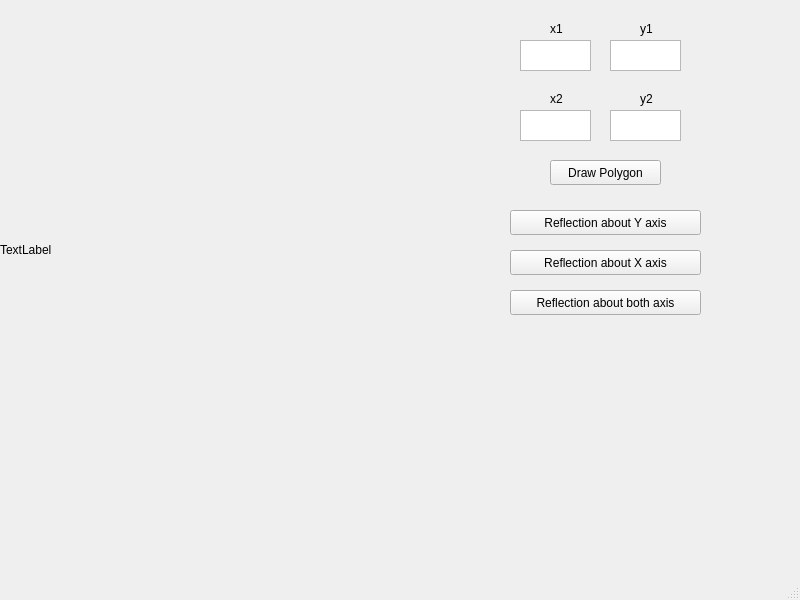
<?xml version="1.0" encoding="UTF-8"?>
<ui version="4.0">
 <class>MainWindow</class>
 <widget class="QMainWindow" name="MainWindow">
  <property name="geometry">
   <rect>
    <x>0</x>
    <y>0</y>
    <width>800</width>
    <height>600</height>
   </rect>
  </property>
  <property name="windowTitle">
   <string>MainWindow</string>
  </property>
  <widget class="QWidget" name="centralwidget">
   <widget class="QLabel" name="screen">
    <property name="geometry">
     <rect>
      <x>0</x>
      <y>0</y>
      <width>500</width>
      <height>500</height>
     </rect>
    </property>
    <property name="text">
     <string>TextLabel</string>
    </property>
   </widget>
   <widget class="QLabel" name="label">
    <property name="geometry">
     <rect>
      <x>550</x>
      <y>20</y>
      <width>67</width>
      <height>17</height>
     </rect>
    </property>
    <property name="text">
     <string>x1</string>
    </property>
   </widget>
   <widget class="QLabel" name="label_2">
    <property name="geometry">
     <rect>
      <x>640</x>
      <y>20</y>
      <width>67</width>
      <height>17</height>
     </rect>
    </property>
    <property name="text">
     <string>y1</string>
    </property>
   </widget>
   <widget class="QLabel" name="lab2l_3">
    <property name="geometry">
     <rect>
      <x>550</x>
      <y>90</y>
      <width>67</width>
      <height>17</height>
     </rect>
    </property>
    <property name="text">
     <string>x2</string>
    </property>
   </widget>
   <widget class="QLabel" name="label_3">
    <property name="geometry">
     <rect>
      <x>640</x>
      <y>90</y>
      <width>67</width>
      <height>17</height>
     </rect>
    </property>
    <property name="text">
     <string>y2</string>
    </property>
   </widget>
   <widget class="QPushButton" name="pushButton">
    <property name="geometry">
     <rect>
      <x>550</x>
      <y>160</y>
      <width>111</width>
      <height>25</height>
     </rect>
    </property>
    <property name="text">
     <string>Draw Polygon</string>
    </property>
   </widget>
   <widget class="QPushButton" name="pushButton_2">
    <property name="geometry">
     <rect>
      <x>510</x>
      <y>210</y>
      <width>191</width>
      <height>25</height>
     </rect>
    </property>
    <property name="text">
     <string>Reflection about Y axis</string>
    </property>
   </widget>
   <widget class="QTextEdit" name="textEdit">
    <property name="geometry">
     <rect>
      <x>520</x>
      <y>40</y>
      <width>71</width>
      <height>31</height>
     </rect>
    </property>
   </widget>
   <widget class="QTextEdit" name="textEdit_2">
    <property name="geometry">
     <rect>
      <x>610</x>
      <y>40</y>
      <width>71</width>
      <height>31</height>
     </rect>
    </property>
   </widget>
   <widget class="QTextEdit" name="textEdit_3">
    <property name="geometry">
     <rect>
      <x>520</x>
      <y>110</y>
      <width>71</width>
      <height>31</height>
     </rect>
    </property>
   </widget>
   <widget class="QTextEdit" name="textEdit_4">
    <property name="geometry">
     <rect>
      <x>610</x>
      <y>110</y>
      <width>71</width>
      <height>31</height>
     </rect>
    </property>
   </widget>
   <widget class="QPushButton" name="pushButton_3">
    <property name="geometry">
     <rect>
      <x>510</x>
      <y>250</y>
      <width>191</width>
      <height>25</height>
     </rect>
    </property>
    <property name="text">
     <string>Reflection about X axis</string>
    </property>
   </widget>
   <widget class="QPushButton" name="pushButton_4">
    <property name="geometry">
     <rect>
      <x>510</x>
      <y>290</y>
      <width>191</width>
      <height>25</height>
     </rect>
    </property>
    <property name="text">
     <string>Reflection about both axis</string>
    </property>
   </widget>
  </widget>
  <widget class="QMenuBar" name="menubar">
   <property name="geometry">
    <rect>
     <x>0</x>
     <y>0</y>
     <width>800</width>
     <height>22</height>
    </rect>
   </property>
  </widget>
  <widget class="QStatusBar" name="statusbar"/>
 </widget>
 <resources/>
 <connections/>
</ui>
